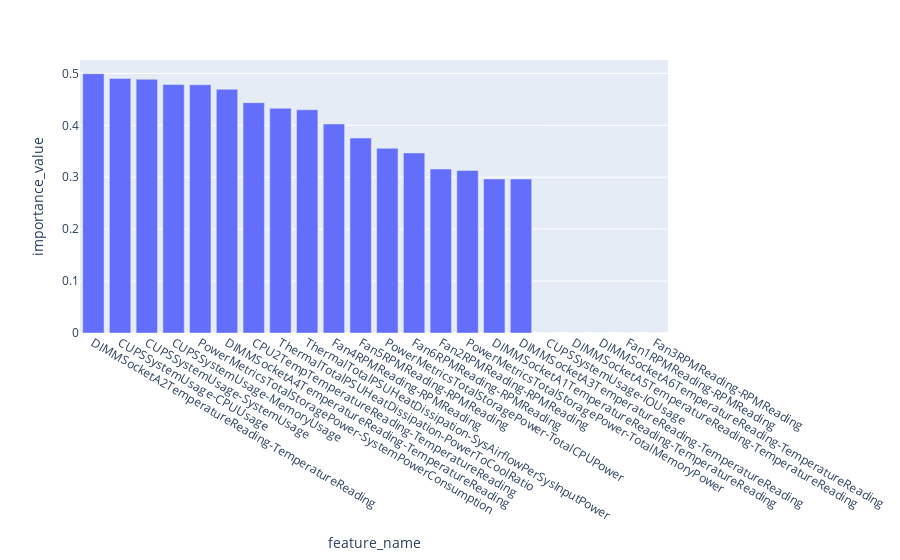

Notebook cell for this chart:
### Code cell
import plotly.express as px
features_= [x[0] for x in std_dict]
values_= [x[1] for x in std_dict]

data_canada = pd.DataFrame({"feature_name": features_, "importance_value": values_})
fig = px.bar(data_canada, x='feature_name', y='importance_value')
fig.show()

### Figure 1 — Plotly figure (JSON) as saved in the notebook; plotly's stock layout.template omitted (floating-point values rounded to 4 significant figures)
{"data": [{"alignmentgroup": "True", "hovertemplate": "feature_name=%{x}<br>importance_value=%{y}<extra></extra>", "legendgroup": "", "marker": {"color": "#636efa"}, "name": "", "offsetgroup": "", "orientation": "v", "showlegend": false, "textposition": "auto", "type": "bar", "x": ["DIMMSocketA2TemperatureReading-TemperatureReading", "CUPSSystemUsage-CPUUsage", "CUPSSystemUsage-SystemUsage", "CUPSSystemUsage-MemoryUsage", "PowerMetricsTotalStoragePower-SystemPowerConsumption", "DIMMSocketA4TemperatureReading-TemperatureReading", "CPU2TempTemperatureReading-TemperatureReading", "ThermalTotalPSUHeatDissipation-PowerToCoolRatio", "ThermalTotalPSUHeatDissipation-SysAirflowPerSysInputPower", "Fan4RPMReading-RPMReading", "Fan5RPMReading-RPMReading", "PowerMetricsTotalStoragePower-TotalCPUPower", "Fan6RPMReading-RPMReading", "Fan2RPMReading-RPMReading", "PowerMetricsTotalStoragePower-TotalMemoryPower", "DIMMSocketA1TemperatureReading-TemperatureReading", "DIMMSocketA3TemperatureReading-TemperatureReading", "CUPSSystemUsage-IOUsage", "DIMMSocketA5TemperatureReading-TemperatureReading", "DIMMSocketA6TemperatureReading-TemperatureReading", "Fan1RPMReading-RPMReading", "Fan3RPMReading-RPMReading"], "xaxis": "x", "y": [0.4995, 0.4902, 0.4887, 0.4785, 0.478, 0.4695, 0.4436, 0.4328, 0.43, 0.4026, 0.3755, 0.3557, 0.3467, 0.3158, 0.313, 0.2966, 0.2966, 0, 0, 0, 0, 0], "yaxis": "y"}], "layout": {"barmode": "relative", "legend": {"tracegroupgap": 0}, "margin": {"t": 60}, "xaxis": {"anchor": "y", "domain": [0, 1], "title": {"text": "feature_name"}}, "yaxis": {"anchor": "x", "domain": [0, 1], "title": {"text": "importance_value"}}}}
